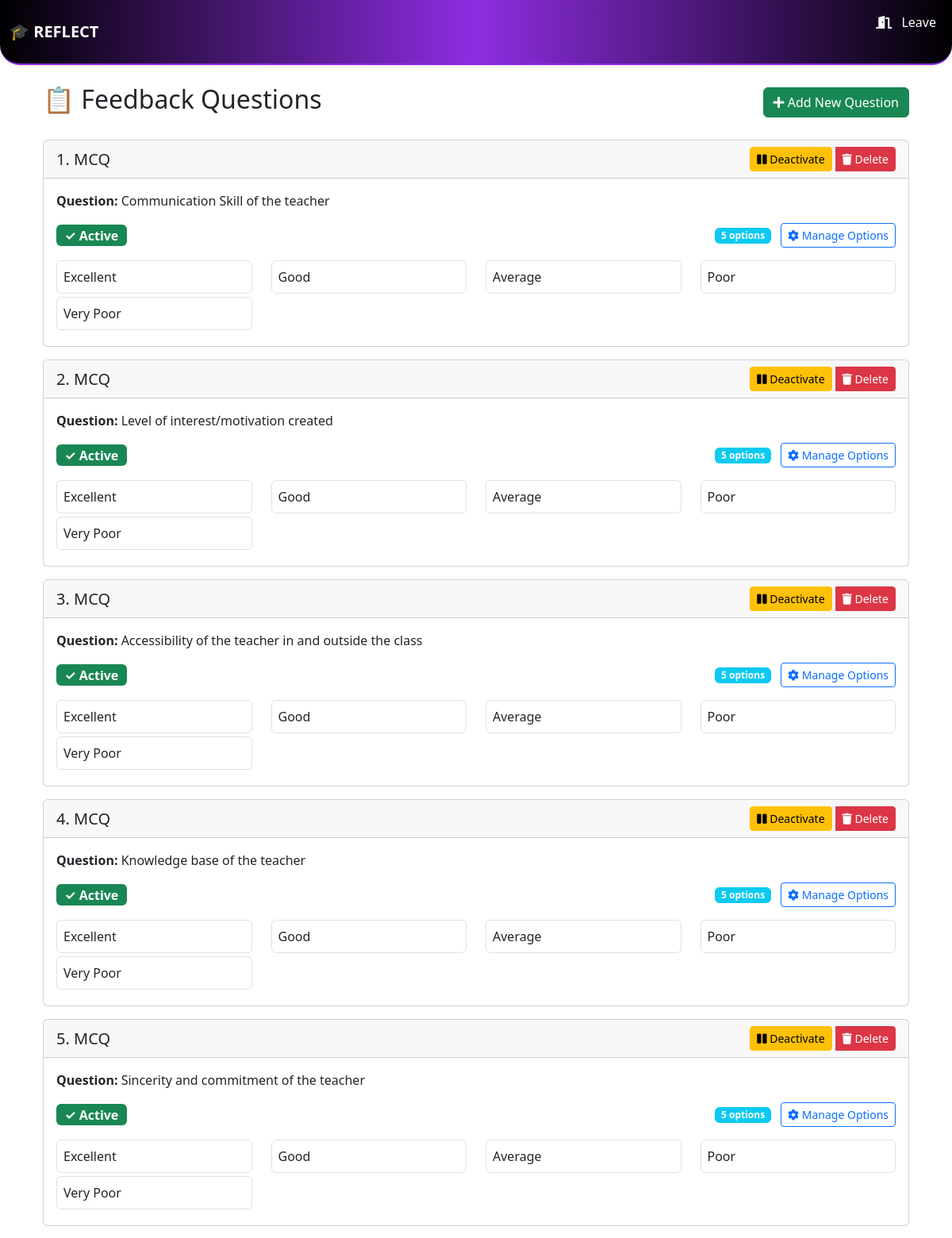
Screenshot of /questions/ (upper part) with the database file from the repository.
### feedback_app/models.py (models this page shows, shortened)
class FeedbackQuestion(models.Model):
    q_id = models.AutoField(primary_key=True)
    q_desc = models.TextField()
    q_type = models.CharField(max_length=20)  # e.g., 'MCQ' or 'DESC'
    active = models.BooleanField(default=True)
    is_required = models.BooleanField(default=False)  # NEW FIELD

class FeedbackQOption(models.Model):
    q = models.ForeignKey(FeedbackQuestion, on_delete=models.CASCADE)
    ans_id = models.CharField(max_length=10)  # Custom ID (not necessary for options)
    answer = models.CharField(max_length=200)  # The text of the option (e.g., "Excellent")

### feedback_app/views.py (the view)
# urls.py: path('questions/', views.list_questions, name='list_questions'),
def list_questions(request):
    questions = FeedbackQuestion.objects.all().order_by('-active', 'q_id')  # Show active questions first
    return render(request, 'list_questions.html', {'questions': questions})

### feedback_app/context_processors.py (called while the page is built)
def is_admin(request):
    user = request.user
    return {'is_admin': user.is_superuser or user.groups.filter(name='admin').exists()}

def is_hod(request):
    return {'is_hod': request.user.groups.filter(name='hod').exists()}

def is_teacher(request):
    return {'is_teacher': request.user.groups.filter(name='teacher').exists()}

### templates/list_questions.html (shortened to what this page needs)
{% extends 'base.html' %}
{% block content %}
<div class="container">
    <div class="d-flex justify-content-between align-items-center mb-4">
        <h2>📋 Feedback Questions</h2>
        <a href="{% url 'add_question' %}" class="btn btn-success">
            <i class="fas fa-plus"></i> Add New Question
        </a>
    </div>
    <div class="row">
        {% for q in questions %}
        <div class="col-md-12 mb-3">
            <div class="card {% if not q.active %}border-secondary{% endif %}">
                <div
                    class="card-header d-flex justify-content-between align-items-center {% if not q.active %}bg-light text-muted{% endif %}">
                    <div>
                        <h5 class="mb-0">{{ forloop.counter }}. {{ q.q_type }}</h5>
                    </div>
                    <div class="btn-group" role="group">
                        <form method="post" action="{% url 'toggle_question_status' q.q_id %}" style="display: inline;">
                            {% if q.active %}
                            <button type="submit" class="btn btn-sm btn-warning"
                                onclick="return confirm('Are you sure you want to deactivate this question?')">
                                <i class="fas fa-pause"></i> Deactivate
                            </button>
                            {% else %}
                            <button type="submit" class="btn btn-sm btn-success"
                                onclick="return confirm('Are you sure you want to activate this question?')">
                                <i class="fas fa-play"></i> Activate
                            </button>
                            {% endif %}
                        </form>
                        <a href="{% url 'delete_question' q.q_id %}" class="btn btn-sm btn-danger ms-1">
                            <i class="fas fa-trash"></i> Delete
                        </a>
                    </div>
                </div>
                <div class="card-body {% if not q.active %}text-muted{% endif %}">
                    <p class="card-text"><strong>Question:</strong> {{ q.q_desc }}</p>
                    <div class="d-flex justify-content-between align-items-center">
                        <span class="badge {% if q.active %}bg-success{% else %}bg-secondary{% endif %} fs-6">
                            {% if q.active %}✓ Active{% else %}⏸ Inactive{% endif %}
                        </span>
                        {% if q.q_type == 'MCQ' %}
                        <div>
                            <span class="badge bg-info">{{ q.feedbackqoption_set.count }} options</span>
                            <a href="{% url 'add_options' q.q_id %}" class="btn btn-sm btn-outline-primary ms-2">
                                <i class="fas fa-cog"></i> Manage Options
                            </a>
                        </div>
                        {% endif %}
                    </div>
                    {% if q.q_type == 'MCQ' and q.feedbackqoption_set.all %}
                    <div class="mt-3">
                        <div class="row mt-2">
                            {% for option in q.feedbackqoption_set.all %}
                            <div class="col-md-3 mb-1">
                                <div class="p-2 border rounded bg-white text-dark">
                                    {{ option.answer }}
                                </div>
                            </div>
                            {% endfor %}
                        </div>
                    </div>
                    {% elif q.q_type == 'DESC' %}
                    <div class="mt-2">
                        <em class="text-muted">📝 Descriptive question - no options required</em>
                    </div>
                    {% endif %}
                </div>
            </div>
        </div>
        {% endfor %}
    </div>
</div>
{% endblock %}

### rows the page displays
FeedbackQuestion: q_type "MCQ", active True (drawn), q_desc "Communication Skill of the teacher", feedbackqoption_set.count "5"
FeedbackQOption: answer "Excellent"
FeedbackQOption: answer "Good"
FeedbackQOption: answer "Average"
FeedbackQOption: answer "Poor"
FeedbackQOption: answer "Very Poor"
FeedbackQuestion: q_type "MCQ", active True (drawn), q_desc "Level of interest/motivation created", feedbackqoption_set.count "5"
FeedbackQOption: answer "Excellent"
FeedbackQOption: answer "Good"
FeedbackQOption: answer "Average"
FeedbackQOption: answer "Poor"
FeedbackQOption: answer "Very Poor"
FeedbackQuestion: q_type "MCQ", active True (drawn), q_desc "Accessibility of the teacher in and outside the class", feedbackqoption_set.count "5"
FeedbackQOption: answer "Excellent"
FeedbackQOption: answer "Good"
FeedbackQOption: answer "Average"
FeedbackQOption: answer "Poor"
FeedbackQOption: answer "Very Poor"
FeedbackQuestion: q_type "MCQ", active True (drawn), q_desc "Knowledge base of the teacher", feedbackqoption_set.count "5"
FeedbackQOption: answer "Excellent"
FeedbackQOption: answer "Good"
FeedbackQOption: answer "Average"
FeedbackQOption: answer "Poor"
FeedbackQOption: answer "Very Poor"
FeedbackQuestion: q_type "MCQ", active True (drawn), q_desc "Sincerity and commitment of the teacher", feedbackqoption_set.count "5"
FeedbackQOption: answer "Excellent"
FeedbackQOption: answer "Good"
FeedbackQOption: answer "Average"
FeedbackQOption: answer "Poor"
FeedbackQOption: answer "Very Poor"
